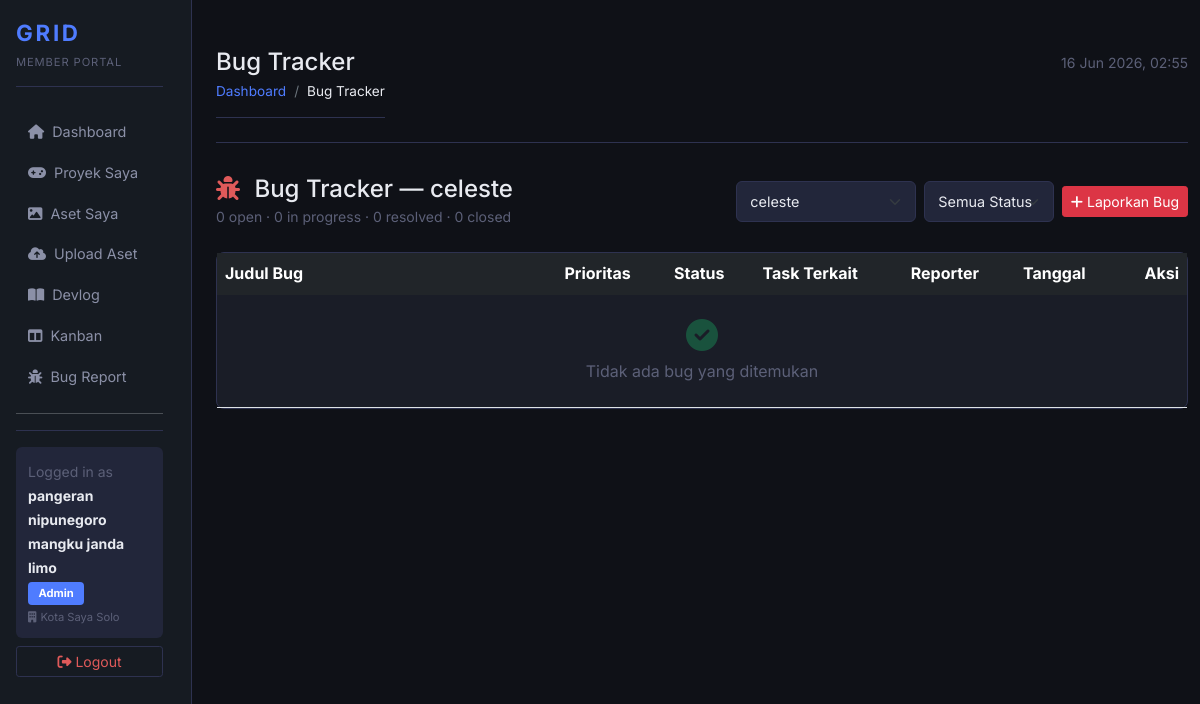
The page /member/bug_report.php (signed in) on the database as committed earlier.
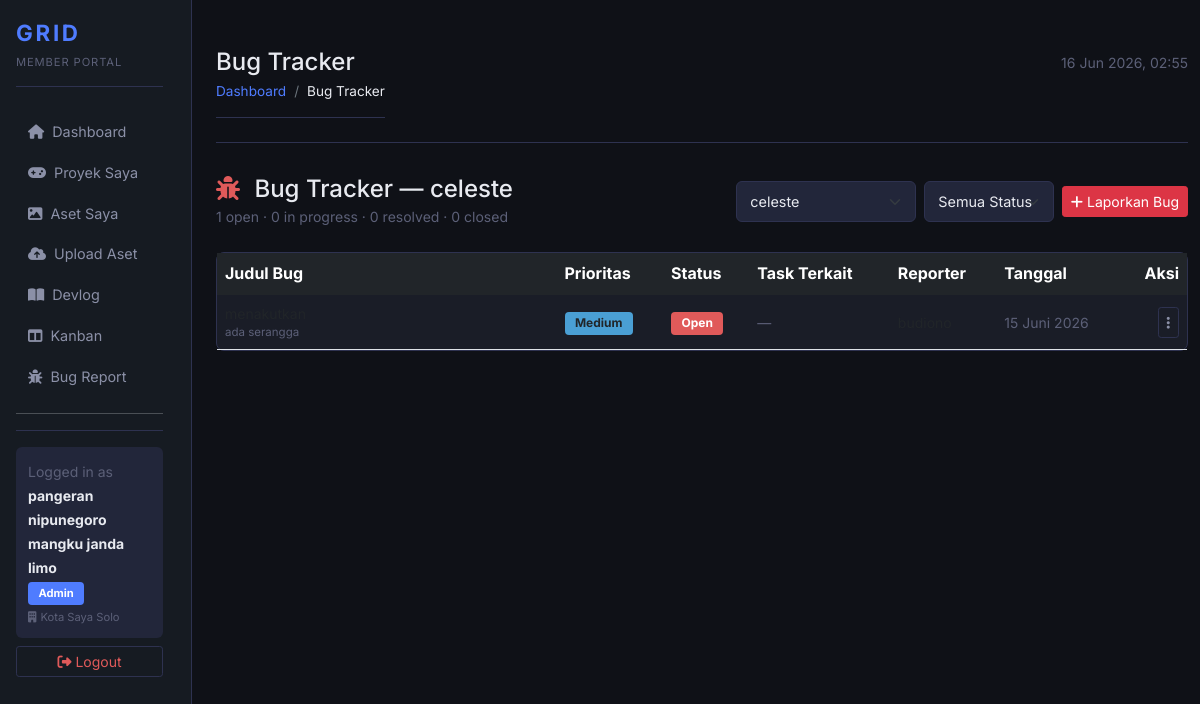
The same page on the database as committed later.
### tables this page shows
CREATE TABLE `bug_reports` (
  `id` char(36) NOT NULL,
  `project_id` char(36) DEFAULT NULL,
  `task_id` char(36) DEFAULT NULL COMMENT 'Opsional: terkait task di Kanban',
  `reporter_id` char(36) DEFAULT NULL COMMENT 'User yang melaporkan',
  `judul` varchar(200) NOT NULL,
  `deskripsi` text NOT NULL,
  `langkah` text DEFAULT NULL COMMENT 'Langkah reproduksi',
  `prioritas` enum('Low','Medium','High','Critical') NOT NULL DEFAULT 'Medium',
  `status` enum('Open','In Progress','Resolved','Closed') NOT NULL DEFAULT 'Open',
  `created_at` timestamp NOT NULL DEFAULT current_timestamp(),
  `updated_at` timestamp NOT NULL DEFAULT current_timestamp() ON UPDATE current_timestamp()
);

### includes/functions.php (called while the page is built, shortened)
<?php
function e(string $value): string {
    return htmlspecialchars($value, ENT_QUOTES, 'UTF-8');
}
function format_tanggal(string $date): string {
    $bulan = [
        1 => 'Januari', 'Februari', 'Maret', 'April', 'Mei', 'Juni',
        'Juli', 'Agustus', 'September', 'Oktober', 'November', 'Desember'
    ];
    $ts = strtotime($date);
    return date('d', $ts) . ' ' . $bulan[(int)date('n', $ts)] . ' ' . date('Y', $ts);
}
function truncate(string $text, int $limit = 80): string {
    if (mb_strlen($text) <= $limit) return $text;
    return mb_substr($text, 0, $limit) . '...';
}
function badge_prioritas(string $prioritas): string {
    return match($prioritas) {
        'Critical' => 'bg-danger',
        'High'     => 'bg-warning text-dark',
        'Medium'   => 'bg-info text-dark',
        default    => 'bg-secondary',
    };
}

### includes/db_helpers.php (called while the page is built, shortened)
<?php
function get_all_projects_by_org(PDO $pdo, ?string $org_id): array {
    $stmt = $pdo->prepare('
        SELECT p.*,
               u.nama_lengkap AS lead_name,
               (SELECT COUNT(*) FROM project_members pm WHERE pm.project_id = p.id) AS total_members
        FROM projects p
        LEFT JOIN users u ON p.lead_id = u.id
        WHERE p.organization_id = ?
        ORDER BY p.nama_game ASC
    ');
    $stmt->execute([$org_id]);
    return $stmt->fetchAll();
}
function get_bugs_by_project(PDO $pdo, string $project_id): array {
    $stmt = $pdo->prepare('
        SELECT b.*,
               u.nama_lengkap AS reporter_name,
               t.judul        AS task_judul
        FROM bug_reports b
        LEFT JOIN users u ON b.reporter_id = u.id
        LEFT JOIN tasks t ON b.task_id     = t.id
        WHERE b.project_id = ?
        ORDER BY
            FIELD(b.prioritas, "Critical","High","Medium","Low"),
            b.created_at DESC
    ');
    $stmt->execute([$project_id]);
    return $stmt->fetchAll();
}
function get_bug_summary_by_project(PDO $pdo, string $project_id): array {
    $stmt = $pdo->prepare('
        SELECT status, COUNT(*) AS total
        FROM bug_reports
        WHERE project_id = ?
        GROUP BY status
    ');
    $stmt->execute([$project_id]);
    $rows = $stmt->fetchAll();
    $map = ['Open' => 0, 'In Progress' => 0, 'Resolved' => 0, 'Closed' => 0];
    foreach ($rows as $row) {
        $map[$row['status']] = (int) $row['total'];
    }
    return $map;
}

### member/bug_report.php (the view, shortened to what the changed rows need)
<?php
require_once '../koneksi.php';
require_once '../includes/functions.php';
require_once '../includes/db_helpers.php';
$user_id = current_user_id();
$org_id  = $_SESSION['organization_id'] ?? null;
$selected_project_id = $_GET['project_id'] ?? ($_POST['project_id'] ?? null);
$my_projects = get_user_projects($pdo, $user_id);
if (current_role() === ROLE_ADMIN) {
    $my_projects = get_all_projects_by_org($pdo, $org_id);
}
if (!$selected_project_id && !empty($my_projects)) {
    $selected_project_id = $my_projects[0]['id'];
}
$current_project = null;
if ($selected_project_id) {
    foreach ($my_projects as $p) {
        if ($p['id'] === $selected_project_id) {
            $current_project = $p;
            break;
        }
    }
}
$bugs        = $current_project ? get_bugs_by_project($pdo, $selected_project_id)       : [];
$bug_summary = $current_project ? get_bug_summary_by_project($pdo, $selected_project_id) : [];
$filter_status = $_GET['status'] ?? '';
$bugs_displayed = $filter_status
    ? array_filter($bugs, fn($b) => $b['status'] === $filter_status)
    : $bugs;
$active_nav  = 'bug_report';
$breadcrumbs = [['label' => 'Bug Tracker', 'url' => '']];
include '../templates/member_header.php';
?>
<div class="container-fluid">
    <?php if (empty($my_projects)): ?>
    <div class="alert alert-info">Kamu belum ditugaskan ke proyek manapun.</div>
    <?php else: ?>
    <div class="d-flex align-items-center justify-content-between mb-4 flex-wrap gap-2">
        <div>
            <h4 class="mb-0 fw-semibold">
                <i class="fa fa-bug me-2 text-danger"></i>
                Bug Tracker — <?= e($current_project['nama_game'] ?? 'Pilih Proyek') ?>
            </h4>
            <?php if ($current_project): ?>
            <small class="text-muted">
                <?= $bug_summary['Open'] ?? 0 ?> open ·
                <?= $bug_summary['In Progress'] ?? 0 ?> in progress ·
                <?= $bug_summary['Resolved'] ?? 0 ?> resolved ·
                <?= $bug_summary['Closed'] ?? 0 ?> closed
            </small>
            <?php endif; ?>
        </div>
    </div>
    <?php if ($current_project): ?>
    <div class="card">
        <div class="card-body p-0">
            <div class="table-responsive">
                <table class="table table-hover align-middle mb-0" id="bugTable">
                    <thead class="table-dark">
                        <tr>
                            <th style="width:35%">Judul Bug</th>
                            <th>Prioritas</th>
                            <th>Status</th>
                            <th>Task Terkait</th>
                            <th>Reporter</th>
                            <th>Tanggal</th>
                            <th class="text-end">Aksi</th>
                        </tr>
                    </thead>
                    <tbody>
                        <?php if (empty($bugs_displayed)): ?>
                        <tr><td colspan="7" class="text-center text-muted py-4">
                            <i class="fa fa-check-circle fa-2x d-block mb-2 text-success opacity-50"></i>
                            Tidak ada bug yang ditemukan
                        </td></tr>
                        <?php endif; ?>
                        <?php foreach ($bugs_displayed as $bug): ?>
                        <tr>
                            <td>
                                <div class="fw-semibold small"><?= e($bug['judul']) ?></div>
                                <div class="text-muted" style="font-size:0.72rem;"><?= e(truncate($bug['deskripsi'], 80)) ?></div>
                            </td>
                            <td><span class="badge <?= badge_prioritas($bug['prioritas']) ?>"><?= e($bug['prioritas']) ?></span></td>
                            <td>
                                <?php
                                $status_class = match($bug['status']) {
                                    'Open'        => 'bg-danger',
                                    'In Progress' => 'bg-primary',
                                    'Resolved'    => 'bg-success',
                                    'Closed'      => 'bg-secondary',
                                    default       => 'bg-secondary',
                                };
                                ?>
                                <span class="badge <?= $status_class ?>"><?= e($bug['status']) ?></span>
                            </td>
                            <td class="small text-muted"><?= $bug['task_judul'] ? e($bug['task_judul']) : '—' ?></td>
                            <td class="small"><?= e($bug['reporter_name'] ?? '—') ?></td>
                            <td class="small text-muted"><?= e(format_tanggal($bug['created_at'])) ?></td>
                            <td class="text-end">
                                <div class="dropdown">
                                    <button class="btn btn-sm btn-outline-secondary" data-bs-toggle="dropdown">
                                        <i class="fa fa-ellipsis-v"></i>
                                    </button>
                                </div>
                            </td>
                        </tr>
                        <?php endforeach; ?>
                    </tbody>
                </table>
            </div>
        </div>
    </div>
    <?php endif;  ?>
    <?php endif;  ?>
</div>
<?php include '../templates/member_footer.php'; ?>

### templates/member_header.php (shortened to what the changed rows need)
<?php
$_nav_items = [
    'dashboard'   => ['url' => APP_URL . '/member/dashboard.php',    'icon' => 'fa-home',           'label' => 'Dashboard'],
    'my_projects' => ['url' => APP_URL . '/member/my_projects.php',  'icon' => 'fa-gamepad',        'label' => 'Proyek Saya'],
    'my_assets'   => ['url' => APP_URL . '/member/my_assets.php',    'icon' => 'fa-image',          'label' => 'Aset Saya'],
    'upload'      => ['url' => APP_URL . '/member/upload_aset.php',  'icon' => 'fa-cloud-upload-alt','label' => 'Upload Aset'],
    'devlog'      => ['url' => APP_URL . '/member/devlog.php',       'icon' => 'fa-book-open',       'label' => 'Devlog'],
    'kanban'      => ['url' => APP_URL . '/member/kanban.php',       'icon' => 'fa-columns',         'label' => 'Kanban'],
    'bug'         => ['url' => APP_URL . '/member/bug_report.php',   'icon' => 'fa-bug',             'label' => 'Bug Report'],
];
?>
<!DOCTYPE html>
<html lang="id">
<head>
    <link rel="stylesheet" href="https://cdn.jsdelivr.net/npm/bootstrap@5.1.3/dist/css/bootstrap.min.css">
    <link rel="stylesheet" href="https://cdnjs.cloudflare.com/ajax/libs/font-awesome/6.4.0/css/all.min.css">
    <link rel="stylesheet" href="<?= APP_URL ?>/assets/css/dashboard.css">
</head>
<body class="grid-body">
<div class="container-fluid">
<div class="row">
<nav class="col-12 col-md-3 col-lg-2 sidebar">
    <div class="sidebar-sticky p-3">
        <ul class="nav flex-column">
            <?php foreach ($_nav_items as $_key => $_item): ?>
            <li class="nav-item">
                <a class="nav-link <?= ($active_nav === $_key) ? 'active' : '' ?>"
                   href="<?= $_item['url'] ?>">
                    <i class="fa <?= $_item['icon'] ?> me-2"></i><?= $_item['label'] ?>
                </a>
            </li>
            <?php endforeach; ?>
        </ul>
    </div>
</nav>
<main class="col-12 col-md-9 col-lg-10 ms-sm-auto px-md-4">
    <div class="topbar border-bottom py-3 mb-4">
        <div class="d-flex justify-content-between align-items-start flex-wrap gap-2">
            <div>
                <?php if (!empty($breadcrumbs)): ?>
                <nav aria-label="breadcrumb" class="mt-1">
                    <ol class="breadcrumb mb-0" style="font-size:0.8rem;">
                        <li class="breadcrumb-item">
                            <a href="<?= APP_URL ?>/member/dashboard.php">Dashboard</a>
                        </li>
                        <?php foreach ($breadcrumbs as $_i => $_crumb): ?>
                            <?php if ($_i === count($breadcrumbs) - 1): ?>
                                <li class="breadcrumb-item active"><?= e($_crumb['label']) ?></li>
                            <?php else: ?>
                                <li class="breadcrumb-item">
                                    <a href="<?= e($_crumb['url']) ?>"><?= e($_crumb['label']) ?></a>
                                </li>
                            <?php endif; ?>
                        <?php endforeach; ?>
                    </ol>
                </nav>
                <?php endif; ?>
            </div>
        </div>
    </div>

Rows that differ between the two databases and show on the page:
added bug_reports: deskripsi "ada serangga", prioritas "Medium", status "Open", created_at "15 Juni 2026"
Other text that changed with them:
$bug_summary['Open']: "0" → "1"
text no longer shown: "Tidak ada bug yang ditemukan"
